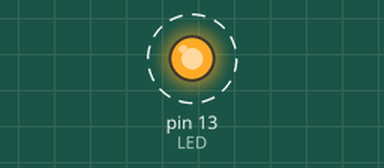
Bench run of a sketch on a simulated Arduino Uno, built with avr-gcc and run on an emulated ATmega328P. Parts: output pins drawn as LEDs (lit = HIGH). Dashed ring = blinking.

Above: at 8.19 s.
Timing chart, 0 to 11.0 s (numbered marks = the images above):
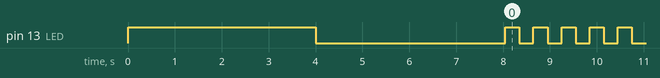

The sketch:

sketch_sep13b.ino
```cpp
#include <SoftwareSerial.h>

/* Programa el modulo bluetooth HC-06 con un nuevo:
  NOMBRE  (Nombre de 20 caracteres)
  PIN     (Clave de cuatro numeros)
  BPS     (Velocidad de conexion en baudios)

  Tienda donde se compro el modulo: http://dinastiatecnologica.com/producto/modulo-bluetooth-hc-05/
  By: http://elprofegarcia.com

  CONEXIONES:
  ARDUINO   BLUETOOTH
  5V        VCC
  GND       GND
  PIN 2     TX
  PIN 3     RX

 */

SoftwareSerial blue(2, 3);   //Crea conexion al bluetooth - PIN 2 a TX y PIN 3 a RX

char NOMBRE[21]  = "HC-06 Dinastia_Tec"; // Nombre de 20 caracteres maximo
char BPS         = '4';     // 1=1200 , 2=2400, 3=4800, 4=9600, 5=19200, 6=38400, 7=57600, 8=115200
char PASS[5]    = "1234";   // PIN O CLAVE de 4 caracteres numericos

void setup()
{
    blue.begin(9600); // inicialmente la comunicacion serial a 9600 Baudios (velocidad de fabrica)

    pinMode(13,OUTPUT);
    digitalWrite(13,HIGH); // Enciende el LED 13 durante 4s antes de configurar el Bluetooth
    delay(4000);

    digitalWrite(13,LOW); // Apaga el LED 13 para iniciar la programacion

    blue.print("AT");  // Inicializa comando AT
    delay(1000);

    blue.print("AT+NAME"); // Configura el nuevo nombre
    blue.print(NOMBRE);
    delay(1000);                  // espera 1 segundo

    blue.print("AT+BAUD");  // Configura la nueva velocidad
    blue.print(BPS);
    delay(1000);

    blue.print("AT+PIN");   // Configura el nuevo PIN
    blue.print(PASS);
    delay(1000);
}

void loop()
{
    digitalWrite(13, !digitalRead(13)); // cuando termina de configurar el Bluetooth queda el LED 13 parpadeando
    delay(300);
}
```

Measured:
- by itself, pin 13 (LED): repeats every 0.60 s: HIGH 0.30 s, LOW 0.30 s
